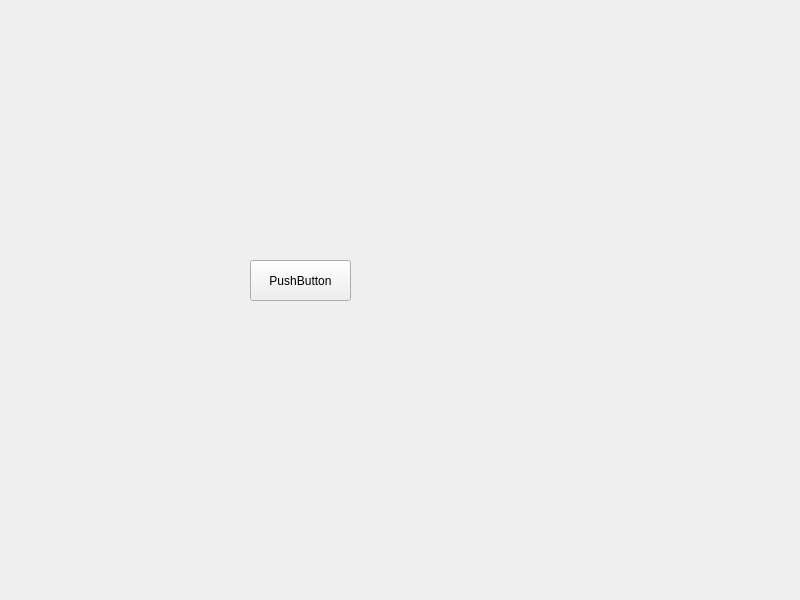
<?xml version="1.0" encoding="UTF-8"?>
<ui version="4.0">
 <class>TheSeer</class>
 <widget class="QWidget" name="TheSeer">
  <property name="geometry">
   <rect>
    <x>0</x>
    <y>0</y>
    <width>800</width>
    <height>600</height>
   </rect>
  </property>
  <property name="windowTitle">
   <string>TheSeer</string>
  </property>
  <widget class="QPushButton" name="pushButton">
   <property name="geometry">
    <rect>
     <x>250</x>
     <y>260</y>
     <width>101</width>
     <height>41</height>
    </rect>
   </property>
   <property name="text">
    <string>PushButton</string>
   </property>
  </widget>
 </widget>
 <resources/>
 <connections/>
</ui>
